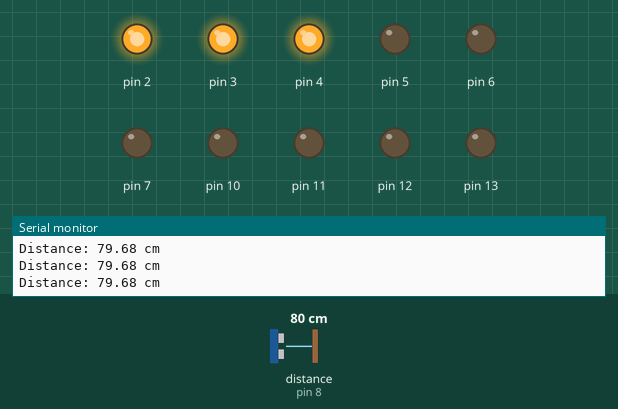
Bench run of a sketch on a simulated Arduino Uno, built with avr-gcc and run on an emulated ATmega328P. On the bench: output pins drawn as LEDs (lit = HIGH), the last lines printed to the serial monitor. Wiring (inferred from the names in the program): ultrasonic range finder: trigger pin 9; echo pin 8. Inputs (shaded band) come from the test bench; at power-on: distance to the obstacle (sensor on pin 8) 80 cm. The echo pulse lasts 58.3 µs per cm; pins used as bus, display or sensor lines are not drawn.

Above: at 1.2 s.
1.3 s: distance to the obstacle (sensor on pin 8) set to 60 cm
2.8 s: distance to the obstacle (sensor on pin 8) set to 51 cm
At 3.3 s:
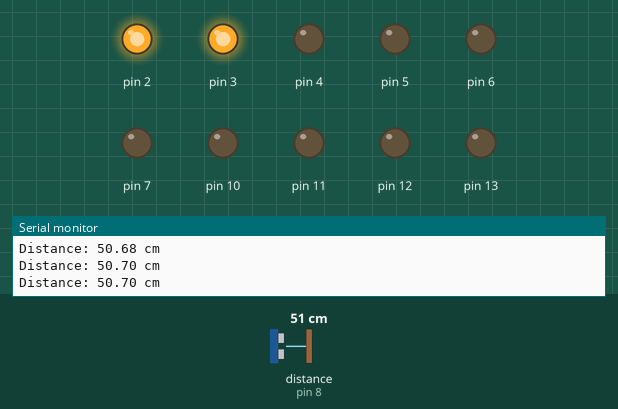
4.3 s: distance to the obstacle (sensor on pin 8) set to 32 cm
5.8 s: distance to the obstacle (sensor on pin 8) set to 25 cm
At 6.3 s:
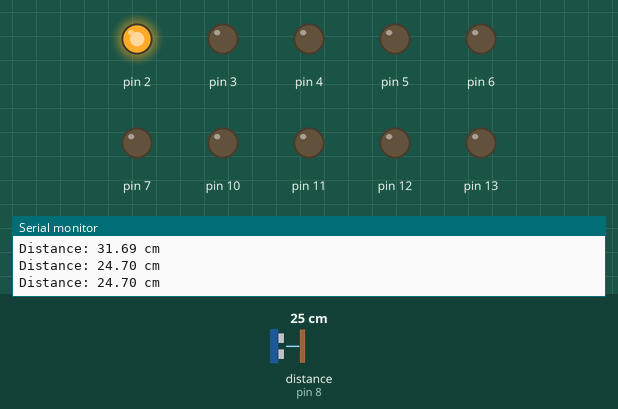
7.4 s: distance to the obstacle (sensor on pin 8) set to 120 cm
At 8.5 s:
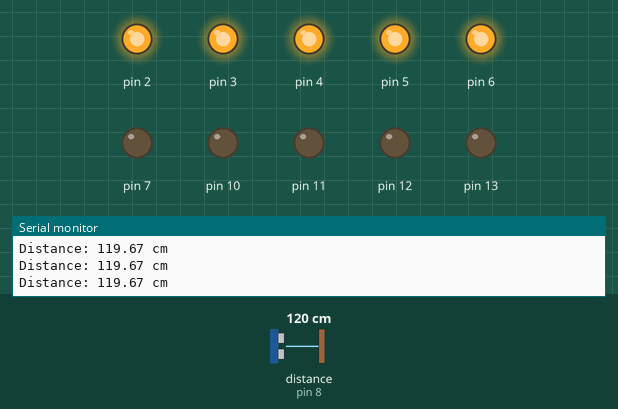
9.0 s: distance to the obstacle (sensor on pin 8) set to 2 cm
At 10.2 s:
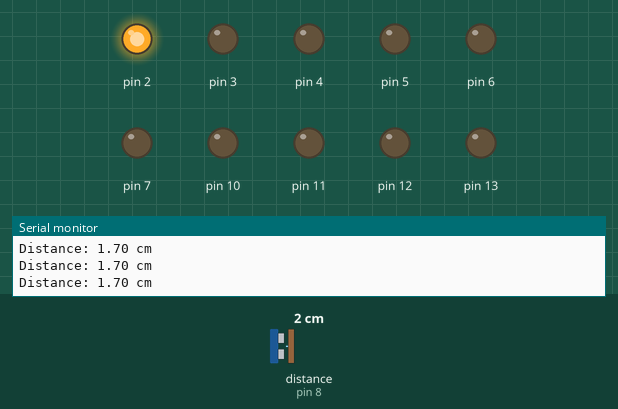
Timing chart, 0 to 11.5 s (numbered marks = the images above; inputs shaded):
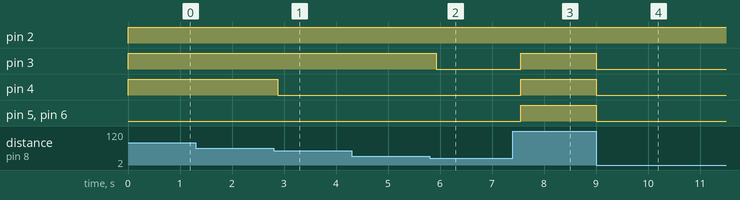

The sketch:

main.ino
```cpp
int trig = 9;
int echo = 8;

void setup() {
  pinMode(trig, OUTPUT);
  pinMode(echo, INPUT);

  for (int x = 2; x <= 13; x++) {
    if (x == 8) continue;
    pinMode(x, OUTPUT);
  }

  Serial.begin(9600);
}

void loop() {
  digitalWrite(trig, LOW);
  delayMicroseconds(2);
  digitalWrite(trig, HIGH);
  delayMicroseconds(10);
  digitalWrite(trig, LOW);


  long t = pulseIn(echo, HIGH);

  float distance = t * 0.0343 / 2;
  int n = map(distance, 0, 300, 2, 13);

  n = constrain(n, 2, 13);

  for (int x = 2; x <= n; x++) {
    if (x == 8) continue;
    digitalWrite(x, HIGH);
  }

  for (int x = n + 1; x <= 13; x++) {
    if (x == 8) continue;
    digitalWrite(x, LOW);
  }
  Serial.print("Distance: ");
  Serial.print(distance);
  Serial.println(" cm");

  delay(200);
}
```

Measured:
- the behaviour switches between 56 and 55 cm on distance to the obstacle (sensor on pin 8) (found by bisection; images 0 and 1)
- the behaviour switches between 29 and 28 cm on distance to the obstacle (sensor on pin 8) (found by bisection; images 1 and 2)
- after the input at 2.8 s, pin 4: HIGH → LOW after 0.08 s
- after the input at 5.8 s, pin 3: HIGH → LOW after 0.13 s
- after the input at 7.4 s, pin 3–6: LOW → HIGH after 0.15 s
- after the input at 9.0 s, pin 3–6: HIGH → LOW at once
